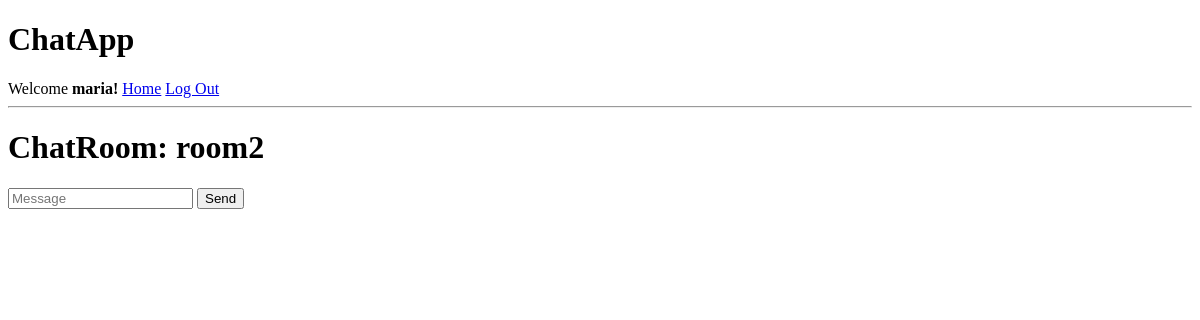
Before: /room/room2 (signed in) with the older database file.
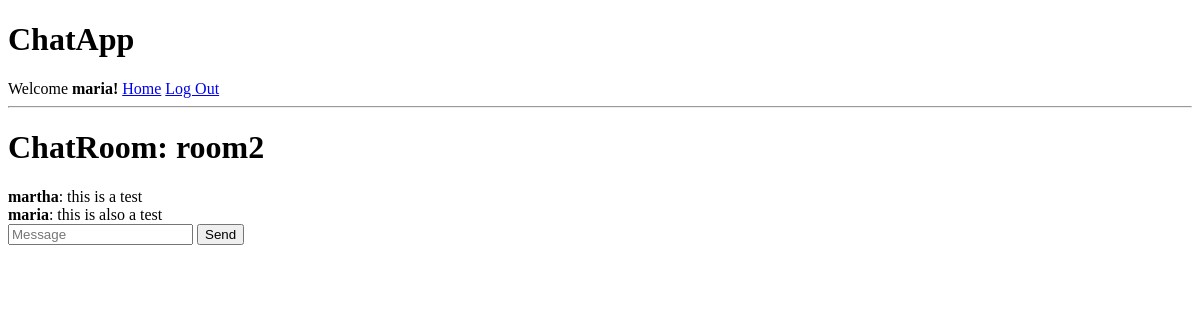
After: the same page with the newer database file.
### chatroom/models.py (models this page shows, shortened)
class Message(models.Model):
    user = models.ForeignKey(User, on_delete=models.CASCADE, related_name="messages")
    room_name = models.CharField(max_length=255)
    message = models.TextField()
    creation_date = models.DateTimeField(auto_now_add=True)
    class Meta:
        ordering = ('creation_date',)

class User(AbstractUser):
    """ Change the representation of the default User model
    """

### chatroom/views.py (the view)
# urls.py: path("room/<str:room_name>", views.room, name="room")
@login_required
def room(request, room_name):
    messages = Message.objects.filter(room_name=room_name)[:MESSAGES_LIMIT]
    return render(request, "chatroom/room.html", {
        "room_name": room_name,
        "messages": messages
    })

### chatroom/templates/chatroom/room.html (shortened to what this page needs)
{% extends 'chatroom/layout.html' %}
{% load static %}
{% block body %}
    <h1>ChatRoom: {{ room_name }}</h1>
    <div class="chat">
        <div id="messages">
            {% for message in messages %}
                <b>{{ message.user.username }}</b>: {{ message.message }}<br>
            {% endfor %}
        </div>
    </div>
    <div class="inputs">
        <input type="text" name="input_message" id="input_message" placeholder="Message">
        <button id="send_message">Send</button>
    </div>
{% endblock %}

Changed rows visible on the page:
now on this page (row edited): Message: user.username "martha", message "this is a test"
now on this page (row edited): Message: user.username "maria", message "this is also a test"
